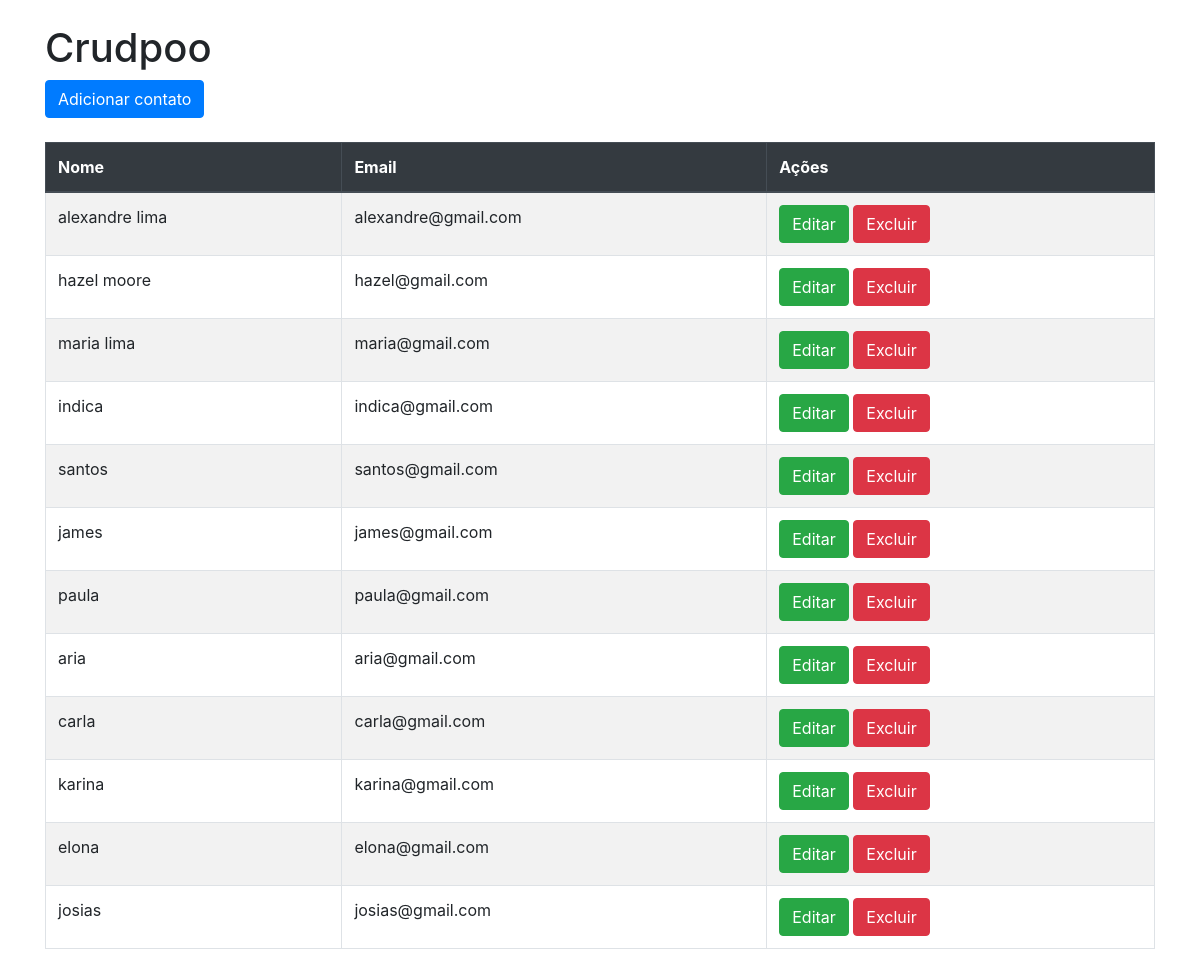
The page / on the database its author committed.
### tables this page shows
CREATE TABLE IF NOT EXISTS `contatos` (
  `id` int(11) NOT NULL AUTO_INCREMENT,
  `nome` varchar(100) NOT NULL,
  `email` varchar(100) NOT NULL,
  PRIMARY KEY (`id`),
  UNIQUE KEY `email` (`email`)
);

### classes/Contato.php (called while the page is built, shortened)
<?php
class Contato{
    private $pdo;
    public function __construct(){
        $this->pdo = new PDO("mysql:host=localhost;dbname=crudpoo;charset=utf8", "root", "");
    }
    public function read(){
        $sql = "SELECT * FROM contatos";
        $stmt = $this->pdo->prepare($sql);
        $stmt->execute();
        if($stmt->rowCount() > 0){
            return $stmt->fetchAll();
        }else{
            return array();
        }
    }
}

### index.php (the view)
<?php
require_once "includes/header.php" ;
require_once "classes/Contato.php";
$contato = new Contato();
$dados = $contato->read();
?>
<div class="container mt-4">
    <h1>Crudpoo</h1>
    <a href="adicionar.php"><button class="btn btn-primary">Adicionar contato</button></a>
    <table class="table table-striped table-bordered mt-4">
        <thead class="thead-dark">
            <tr>
                <th>Nome</th>
                <th>Email</th>
                <th>Ações</th>
            </tr>
        </thead>
        <tbody>
            <?php
            foreach($dados as $dado):
            ?>
            <tr>
                <td><?= $dado['nome']; ?></td>
                <td><?= $dado['email']; ?></td>
                <td>
                    <a href="editar.php?id=<?= $dado['id']; ?>"><button class="btn btn-success">Editar</button></a>
                    <a href="deletar.php?id=<?= $dado['id']; ?>"><button class="btn btn-danger" >Excluir</button></a>
                </td>
            </tr>
            <?php endforeach; ?>
        </tbody>
    </table>
</div>

### includes/header.php (shortened to what this page needs)
<!doctype html>
<html lang="pt-br">
  <head>
    <link rel="stylesheet" href="https://stackpath.bootstrapcdn.com/bootstrap/4.3.1/css/bootstrap.min.css">
  </head>
  <body>

### rows shown on the page
contatos: nome "alexandre lima", email "alexandre@gmail.com"
contatos: nome "hazel moore", email "hazel@gmail.com"
contatos: nome "maria lima", email "maria@gmail.com"
contatos: nome "indica", email "indica@gmail.com"
contatos: nome "santos", email "santos@gmail.com"
contatos: nome "james", email "james@gmail.com"
contatos: nome "paula", email "paula@gmail.com"
contatos: nome "aria", email "aria@gmail.com"
contatos: nome "carla", email "carla@gmail.com"
contatos: nome "karina", email "karina@gmail.com"
contatos: nome "elona", email "elona@gmail.com"
contatos: nome "josias", email "josias@gmail.com"
